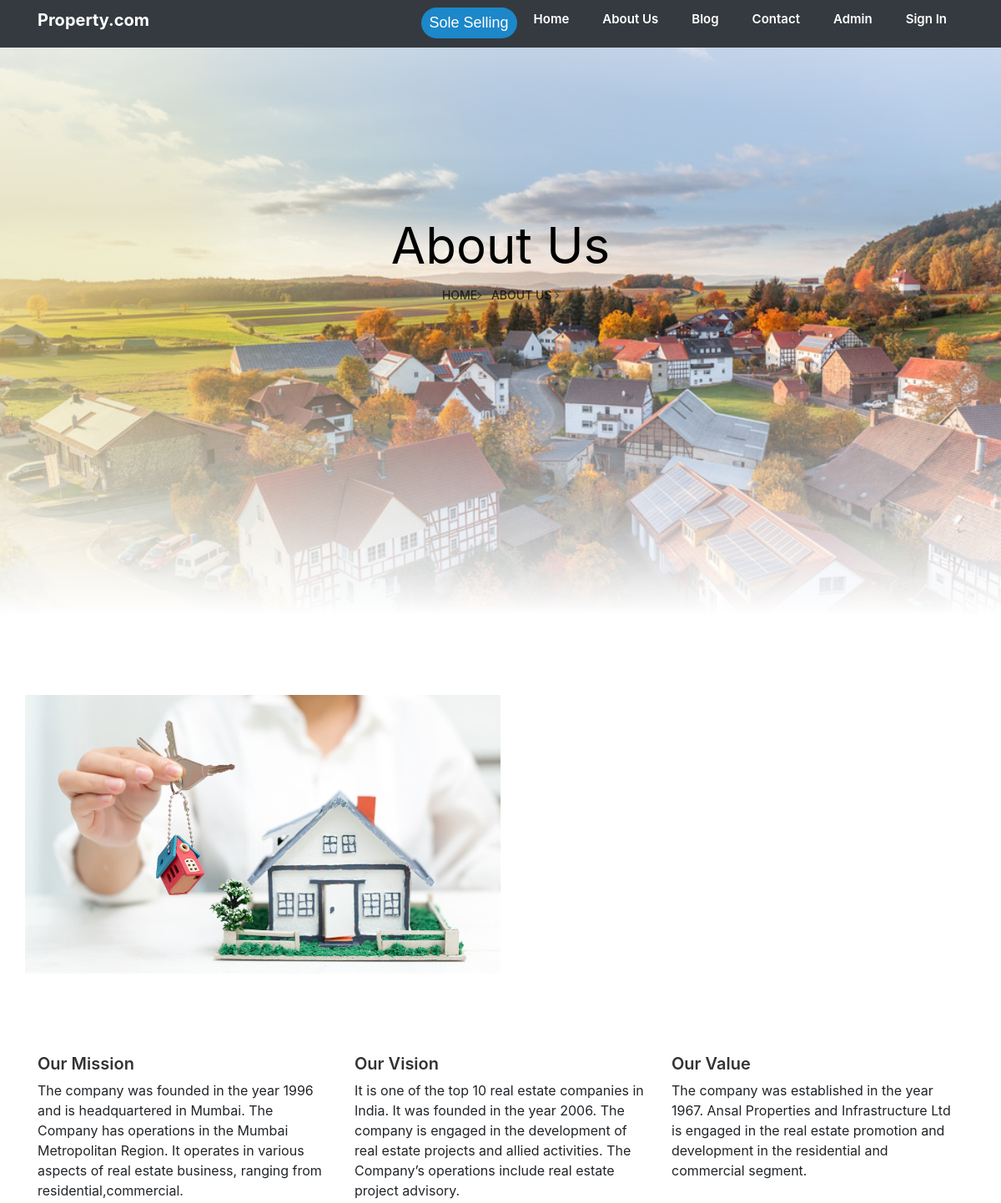
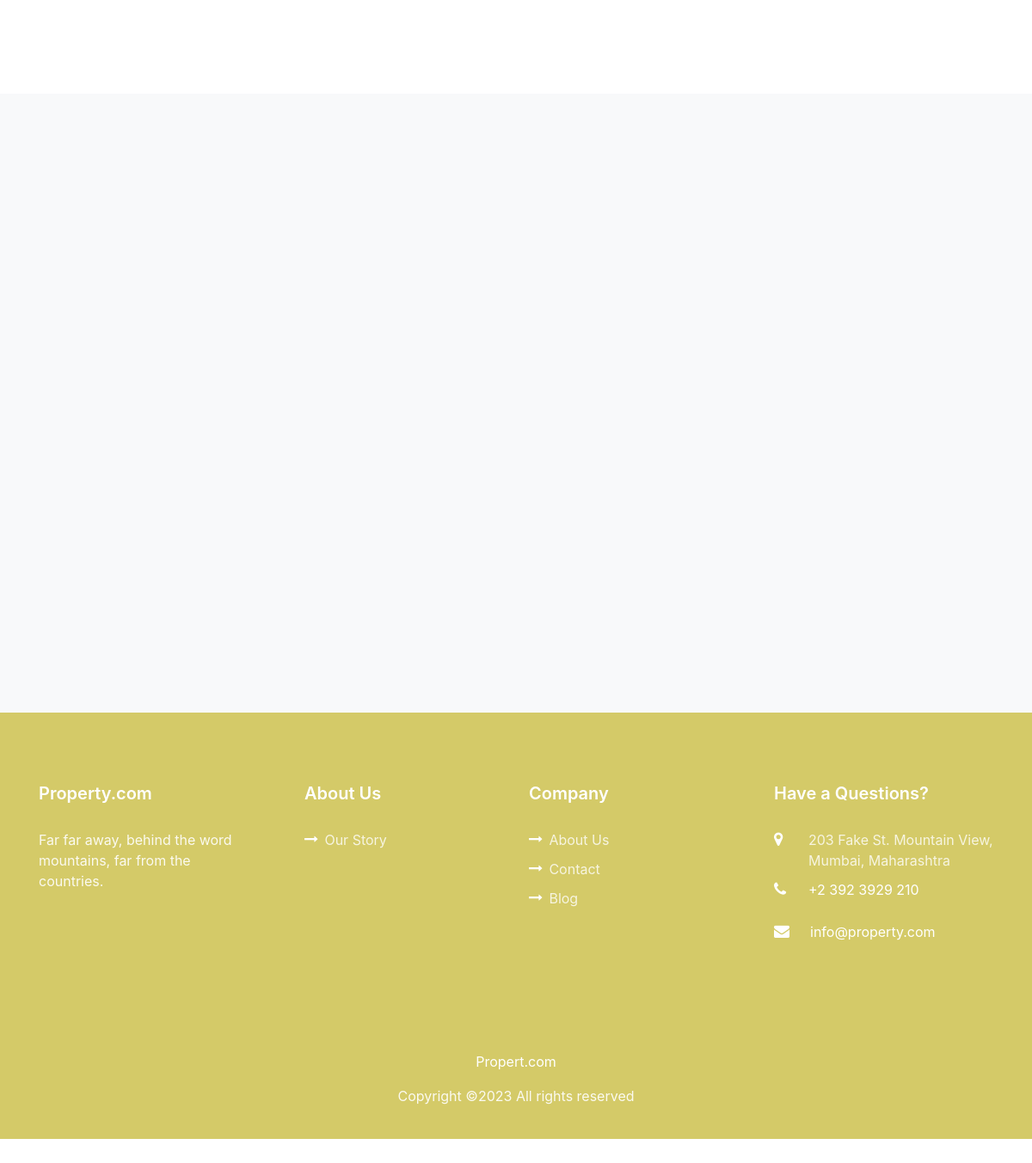
The page /about-us.php on the database its author committed (2 pictures, top to bottom).
### tables this page shows
CREATE TABLE `about_us_details` (
  `about_id` int(11) NOT NULL,
  `company_name` varchar(245) NOT NULL,
  `company_description` varchar(245) NOT NULL,
  `company_mission` varchar(245) NOT NULL,
  `company_vision` varchar(245) NOT NULL,
  `company_value` varchar(245) NOT NULL
);

### about-us.php (the view, shortened to what this page needs)
<?php
  include("./configuration/config.php");
   $result = mysqli_query($mysqli,"select * from about_us_details");
?>
<!DOCTYPE html>
<html lang="en">
  <head>
    <link rel="stylesheet" href="css/open-iconic-bootstrap.min.css">
    <link rel="stylesheet" href="css/animate.css">
    <link rel="stylesheet" href="css/owl.carousel.min.css">
    <link rel="stylesheet" href="css/owl.theme.default.min.css">
    <link rel="stylesheet" href="css/magnific-popup.css">
    <link rel="stylesheet" href="css/aos.css">
    <link rel="stylesheet" href="css/ionicons.min.css">
    <link rel="stylesheet" href="css/bootstrap-datepicker.css">
    <link rel="stylesheet" href="css/jquery.timepicker.css">
    <link rel="stylesheet" href="css/flaticon.css">
    <link rel="stylesheet" href="css/icomoon.css">
    <link rel="stylesheet" href="css/style.css">
        <link rel="stylesheet" href="https://maxcdn.bootstrapcdn.com/bootstrap/4.4.1/css/bootstrap.min.css">
  </head>
  <body>
    <div class="first-container" style="background-color: white; margin-top: -30px">
	  <?php
	  	include("nav.php");
	  ?>
      <section class="hero-wrap hero-wrap-2 ftco-degree-bg js-fullheight" style="background-image: url('images/listing-1.jpg');" data-stellar-background-ratio="0.5">
      <div class="overlay"></div>
      <div class="overlay-2"></div>
      <div class="container">
        <div class="row no-gutters slider-text js-fullheight align-items-end justify-content-center">
          <div class="col-md-9 ftco-animate pb-5 mb-5 text-center">
            <h1 class="mb-3 bread"  style="margin-top: -380px">About Us</h1>
            <p class="breadcrumbs"><span class="mr-2"><a href="index.php">Home<i class="ion-ios-arrow-forward"></i></a></span> <span>About us <i class="ion-ios-arrow-forward"></i></span></p>
          </div>
        </div>
      </div>
    </section>
    <section class="ftco-section ftco-no-pb">
			<div class="container">
				<div class="row">
					<div class="col-md-6 img img-3 d-flex justify-content-center align-items-center" style="background-image: url(images/about.jpg);">
					</div>
          <?php
            $res=mysqli_fetch_array($result);
          ?>
				</div>
			</div>
	</section>
	<section class="ftco-section">
    	<div class="container">
    		<div class="row">
    			<div class="col-md-4">
    				<h3 style="font-weight: 600; font-size: 20px;">Our Mission</h3>
    				<p><?php echo $res['company_mission']; ?></p>
    			</div>
    			<div class="col-md-4">
    				<h3 style="font-weight: 600; font-size: 20px;">Our Vision</h3>
    				<p><?php echo $res['company_vision']; ?></p>
    			</div>
    			<div class="col-md-4">
    				<h3 style="font-weight: 600; font-size: 20px;">Our Value</h3>
    				<p><?php echo $res['company_value']; ?></p>
    			</div>
    		</div>
    	</div>
    </section>
    <section class="ftco-section testimony-section bg-light">
      <div class="container">
        <div class="row justify-content-center mb-5">
        </div>
      </div>
    </section>
</div>
    <?php
    	include("footer.php");
    ?>
  </body>
</html>

### rows shown on the page
about_us_details: company_mission "The company was founded in the year 1996 and is headquartered in Mumbai. The Company has operations in the Mumbai Metropolitan Region. It operates in various aspects of real estate business, ranging from residential,commercial.", company_vision "It is one of the top 10 real estate companies in India. It was founded in the year 2006. The company is engaged in the development of real estate projects and allied activities. The Company’s operations include real estate project advisory.", company_value "The company was established in the year 1967. Ansal Properties and Infrastructure Ltd is engaged in the real estate promotion and development in the residential and commercial segment."
